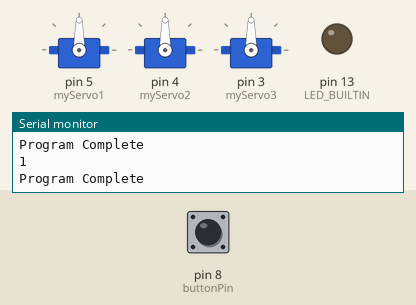
A sketch run on a simulated Arduino Uno, built with avr-gcc and run on an emulated ATmega328P. On the bench: 3 × servo, output pins drawn as LEDs (lit = HIGH), the last lines printed to the serial monitor. The test bench sets the inputs (shaded band); at power-on: pin 8 (buttonPin) HIGH.

Above: at 1.2 s.
1.3 s: pin 8 (buttonPin) pulled LOW for 0.15 s
At 1.31 s:
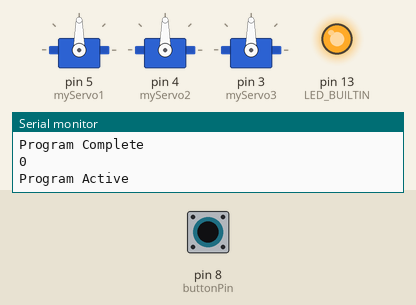
At 4.5 s:
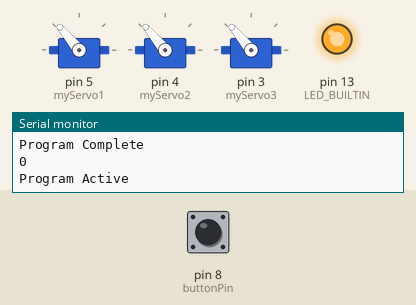
Timing chart, 0 to 10.3 s (numbered marks = the images above; inputs shaded):
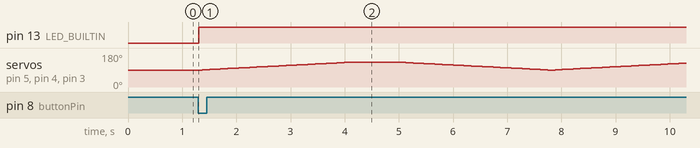

The sketch:

BHM-TownHall.ino
```cpp
#include <Servo.h>

/*This is from the Town Hall Room in 2026. Three mannequins sit in a row of pews.
When the customer enters the room, they trip a beam-break sensor which causes the mannequins to slowly rock forward and backward.
With the doll heads, we achieve the 'jerkiness' by simply sending angle instructions to the servo motors. Here, we want a slower 'panning' effect.

For loops are employed to do this, with minimum and maximum angles.
  The maximum angle reflects how far the mannequins will lurch forward.
  The minimum angle reflects the mannequin sitting upright.

This rocking motion occurs 5 times when the sensor is tripped, then the mannequins return to an idle state.
They *could* run on a continuous loop, but 12V servos were needed to make this work, and they run hot when in continuous use. Better to run sparingly.
*/


Servo myServo1;
Servo myServo2;
Servo myServo3;
const int buttonPin = 8;


void setup() {
  myServo1.attach(5);
  myServo2.attach(4);
  myServo3.attach(3);

  pinMode(buttonPin, INPUT_PULLUP); //Maps beam break sensor to pin #8, establishes it as a dry contact sensor in a Normally Open configuration.
  pinMode(LED_BUILTIN, OUTPUT);
  Serial.begin(115200);


  myServo1.write(90); //start position: Old man in back row
  myServo2.write(90); //start position: Woman in middle row
  myServo3.write(90); //start position: Woman in front row

}

void loop() {


  int sensorState = digitalRead(buttonPin);
  Serial.println(sensorState); //Wiring the beam-break sensor in this room was a PITA, so serial output to track the sensor state.


  if (sensorState == LOW) { //Beam break sensor is tripped
    Serial.println("Program Active");
    int cycles=0;

    while (cycles<5) {

    digitalWrite(LED_BUILTIN, HIGH); //Energize  the Arduino's onboard yellow LED, so you can see when the program is active.


    for (int sway = 90; sway <= 130; sway++) {
      myServo1.write(sway);
      myServo2.write(sway);
      myServo3.write(sway);
      delay(67);  // 8000 ms / 30 degrees ≈ 267 ms per degree
  }

  // Pause at 130 degrees
  delay(1000);

  // Slowly pan back from 120 to 90 over approximately 8 seconds
  for (int pos = 130; pos >= 90; pos--) {
    myServo1.write(pos);
    myServo2.write(pos);
    myServo3.write(pos);
    delay(67);
  }

  cycles++; //Iterate cycles until it reaches 5, which stops the program.
  }

}
digitalWrite(LED_BUILTIN, LOW); //Turn off the Arduino's onboard yellow LED, indicating the mannequins should be idle.
Serial.println("Program Complete");
//sensorState = 100;

}
```

Measured:
- after the input at 1.3 s, pin 13 (LED_BUILTIN): LOW → HIGH at once
